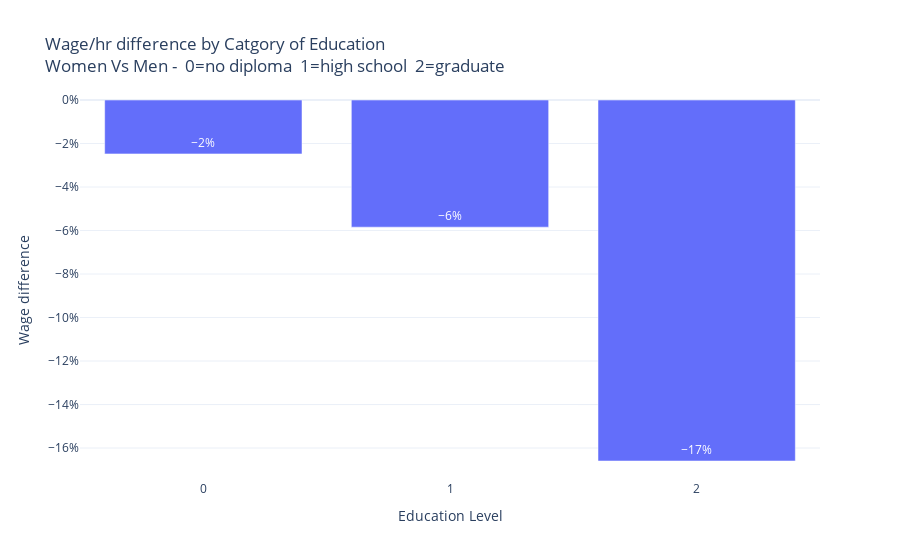

The notebook cell saved with this chart:
### Code cell
fig = px.bar(cps_edcat,
             x = cps_edcat.index,
             y = "Wage_diff", 
             title = 'Wage/hr difference by Catgory of Education<br>Women Vs Men -  0=no diploma  1=high school  2=graduate<br>',
             text_auto = True,
             labels = {"educ": "Education Level", "Wage_diff" : "Wage difference"}
            )
fig.layout.yaxis.tickformat = ',.0%'
fig.show()

# GRAPH 4

### Figure 1 — Plotly figure (JSON) as saved in the notebook; plotly's stock layout.template omitted (floating-point values rounded to 4 significant figures)
{"data": [{"alignmentgroup": "True", "hovertemplate": "Education Level=%{x}<br>Wage difference=%{y}<extra></extra>", "legendgroup": "", "marker": {"color": "#636efa", "pattern": {"shape": ""}}, "name": "", "offsetgroup": "", "orientation": "v", "showlegend": false, "textposition": "auto", "texttemplate": "%{y}", "type": "bar", "x": ["0", "1", "2"], "xaxis": "x", "y": [-0.02479, -0.05847, -0.166], "yaxis": "y"}], "layout": {"barmode": "relative", "legend": {"tracegroupgap": 0}, "title": {"text": "Wage/hr difference by Catgory of Education<br>Women Vs Men -  0=no diploma  1=high school  2=graduate<br>"}, "xaxis": {"anchor": "y", "domain": [0, 1], "title": {"text": "Education Level"}}, "yaxis": {"anchor": "x", "domain": [0, 1], "tickformat": ",.0%", "title": {"text": "Wage difference"}}}}
